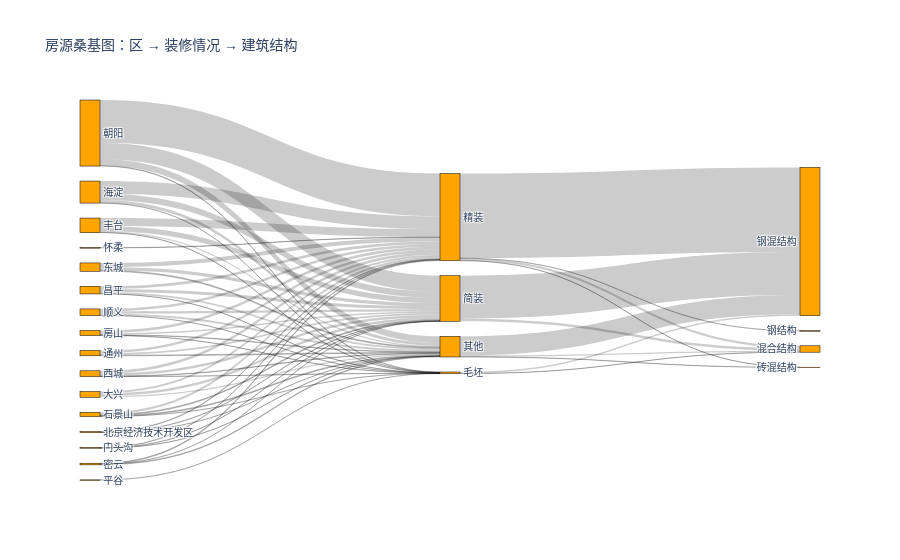

This figure's notebook cell:
### Code cell
import pandas as pd
key_columns = ['区', '装修情况', '建筑结构']

df_filtered = df[key_columns].dropna()
df_filtered = df_filtered[df_filtered.apply(lambda x: all(x != ''), axis=1)]

group1 = df_filtered.groupby([key_columns[0], key_columns[1]]).size().reset_index(name='count')
group2 = df_filtered.groupby([key_columns[1], key_columns[2]]).size().reset_index(name='count')

labels = list(pd.unique(df_filtered[key_columns[0]].tolist() + df_filtered[key_columns[1]].tolist() + df_filtered[key_columns[2]].tolist()))

# Build flows and labels
source = []
target = []
value = []

def get_index(label):
    return labels.index(label)

for _, row in group1.iterrows():
    source.append(get_index(row[key_columns[0]]))
    target.append(get_index(row[key_columns[1]]))
    value.append(row['count'])

for _, row in group2.iterrows():
    source.append(get_index(row[key_columns[1]]))
    target.append(get_index(row[key_columns[2]]))
    value.append(row['count'])

import plotly.graph_objects as go

fig = go.Figure(data=[go.Sankey(
    node=dict(
        pad=15,
        thickness=20,
        line=dict(color="black", width=0.5),
        label=labels,
        color="orange"
    ),
    link=dict(
        source=source,
        target=target,
        value=value
    ))])

fig.update_layout(title_text="房源桑基图：区 → 装修情况 → 建筑结构", font_size=10)
#fig.write_html("房源桑基图：区-装修情况-建筑结构.html")

### Figure 1 — Plotly figure (JSON) as saved in the notebook; plotly's stock layout.template omitted (floating-point values rounded to 4 significant figures)
{"data": [{"link": {"source": [7, 7, 7, 10, 10, 10, 10, 6, 6, 6, 4, 4, 4, 5, 5, 5, 14, 1, 2, 2, 2, 2, 3, 3, 3, 3, 9, 9, 9, 9, 12, 12, 12, 12, 11, 11, 11, 11, 13, 13, 13, 13, 8, 8, 8, 15, 15, 15, 0, 0, 0, 0, 18, 18, 18, 19, 19, 17, 17, 16, 16, 16, 16], "target": [18, 17, 16, 18, 19, 17, 16, 18, 17, 16, 18, 17, 16, 18, 17, 16, 19, 16, 18, 19, 17, 16, 18, 19, 17, 16, 18, 19, 17, 16, 18, 19, 17, 16, 18, 19, 17, 16, 18, 19, 17, 16, 18, 17, 16, 18, 17, 16, 18, 19, 17, 16, 20, 22, 21, 20, 21, 20, 21, 20, 22, 21, 23], "value": [15, 48, 62, 18, 4, 78, 119, 2, 5, 8, 21, 38, 28, 11, 2, 12, 2, 4, 8, 4, 24, 39, 26, 2, 45, 42, 100, 7, 241, 643, 45, 1, 93, 191, 14, 1, 14, 34, 7, 1, 36, 42, 12, 28, 39, 2, 2, 6, 29, 2, 31, 37, 19, 3, 288, 2, 22, 40, 645, 35, 1, 1269, 1]}, "node": {"color": "orange", "label": ["顺义", "怀柔", "房山", "昌平", "大兴", "密云", "北京经济技术开发区", "东城", "通州", "朝阳", "丰台", "石景山", "海淀", "西城", "平谷", "门头沟", "精装", "简装", "其他", "毛坯", "混合结构", "钢混结构", "砖混结构", "钢结构"], "line": {"color": "black", "width": 0.5}, "pad": 15, "thickness": 20}, "type": "sankey"}], "layout": {"font": {"size": 10}, "title": {"text": "房源桑基图：区 → 装修情况 → 建筑结构"}}}
